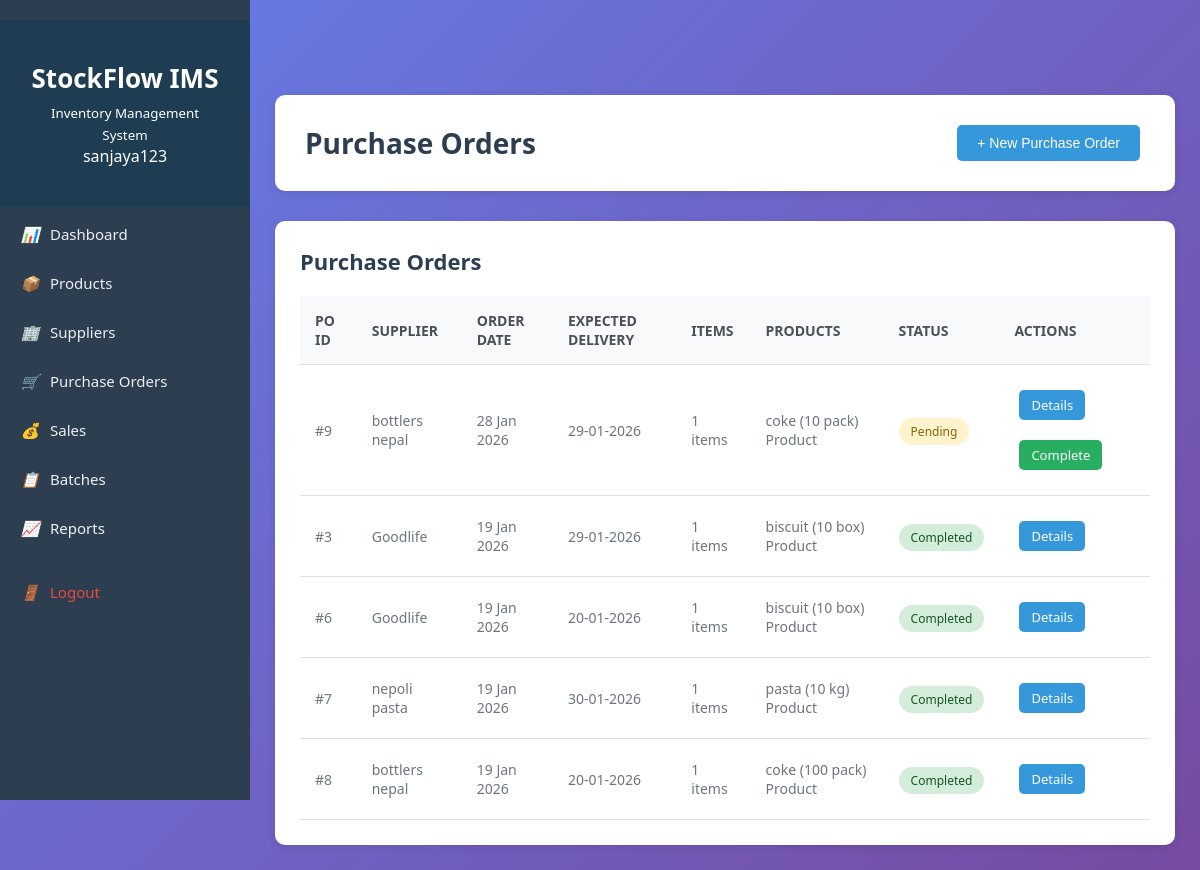
Page /purchases/purchase_orders.php (signed in) on the committed database.
### tables this page shows
CREATE TABLE `purchase_order` (
  `purchase_id` int(11) NOT NULL,
  `supplier_id` int(11) NOT NULL,
  `user_id` int(11) NOT NULL,
  `order_date` date NOT NULL,
  `expected_delivery` date DEFAULT NULL,
  `status` varchar(20) NOT NULL
);

CREATE TABLE `supplier` (
  `supplier_id` int(11) NOT NULL,
  `supplier_name` varchar(100) NOT NULL,
  `supplier_address` text NOT NULL,
  `supplier_phone` varchar(20) NOT NULL,
  `supplier_email` varchar(100) DEFAULT NULL,
  `contact_person` varchar(100) DEFAULT NULL,
  `status` varchar(20) NOT NULL,
  `created_at` date NOT NULL
);

### config/db_config.php (called while the page is built, shortened)
<?php
function formatDate($date) {
    return date('d M Y', strtotime($date));
}

### purchases/purchase_orders.php (the view, shortened to what this page needs)
<?php
require "../config/db_config.php";
$conn = getDBConnection();
$purchase_orders = $conn->query("
    SELECT
        po.purchase_id,
        po.order_date,
        po.expected_delivery,
        po.status,
        s.supplier_name,
        COUNT(pi.purchase_item_id) AS item_count,
        GROUP_CONCAT(CONCAT(p.product_name, ' (', pi.quantity_order, ' ', p.unit, ')') SEPARATOR ', ') AS products_list
    FROM purchase_order po
    LEFT JOIN supplier s ON po.supplier_id = s.supplier_id
    LEFT JOIN purchased_item pi ON po.purchase_id = pi.purchase_id
    LEFT JOIN product p ON pi.product_id = p.product_id
    GROUP BY po.purchase_id
    ORDER BY po.order_date DESC
");
?>
<!DOCTYPE html>
<html lang="en">
<head>
    <link rel="stylesheet" href="../assets/style.css">
</head>
<body>
    <?php include '../includes/sidebar.php'; ?>
    <div class="main-content">
        <div class="header">
            <h1>Purchase Orders</h1>
            <div class="header-actions">
                <button class="btn btn-primary" onclick="openModal()">+ New Purchase Order</button>
            </div>
        </div>
        <div class="table-container">
            <div class="table-header">
                <h2>Purchase Orders</h2>
            </div>
            <?php if ($purchase_orders && $purchase_orders->num_rows > 0): ?>
            <table>
                <thead>
                    <tr>
                        <th>PO ID</th>
                        <th>Supplier</th>
                        <th>Order Date</th>
                        <th>Expected Delivery</th>
                        <th>Items</th>
                         <th>Products</th>
                        <th>Status</th>
                        <th>Actions</th>
                    </tr>
                </thead>
                <tbody>
                    <?php while ($po = $purchase_orders->fetch_assoc()): ?>
                    <tr>
                        <td>#<?php echo $po['purchase_id']; ?></td>
                        <td><?php echo htmlspecialchars($po['supplier_name']); ?></td>
                        <td><?php echo formatDate($po['order_date']); ?></td>
                        <td>
                        <?php
                        if (!empty($po['expected_delivery'])) {
                            echo date('d-m-Y', strtotime($po['expected_delivery']));
                        } else {
                            echo '-';
                        }
                        ?>
                        </td>
                        <td><?php echo $po['item_count']; ?> items</td>
                        <td><?php echo $po['products_list'] ? htmlspecialchars($po['products_list']) : '-'; ?> Product</td>
                        <td>
                            <span class="badge badge-<?php
                                echo $po['status'] == 'completed' ? 'success' :
                                    ($po['status'] == 'pending' ? 'warning' : 'info');
                            ?>">
                                <?php echo ucfirst($po['status']); ?>
                            </span>
                        </td>
                        <td>
                            <a href="purchase_details.php?id=<?php echo $po['purchase_id']; ?>"
                               class="btn btn-primary btn-sm">Details</a>
                            <?php if ($po['status'] != 'completed'): ?>
                            <a href="purchase_orders.php?update_status=<?php echo $po['purchase_id']; ?>&status=completed"
                               class="btn btn-success btn-sm"
                               onclick="return confirm('Mark this purchase order as completed?')">Complete</a>
                            <?php endif; ?>
                        </td>
                    </tr>
                    <?php endwhile; ?>
                </tbody>
            </table>
            <?php else: ?>
            <p style="text-align: center; color: #6c757d; padding: 20px;">No purchase orders yet.</p>
            <?php endif; ?>
        </div>
    </div>
</body>
</html>

### assets/style.css (style rules this page uses)
:root { --login-primary: #2c3e50; --login-secondary: #3498db; }
body { font-family: Arial, sans-serif; background-color: #f1f1f1; text-align: center; padding-top: 50px; }
button, .btn { padding: 10px 20px; margin: 10px 5px; background-color: #4CAF50; border: none; color: white; border-radius: 5px; cursor: pointer; text-decoration: none; }
* { margin: 0; padding: 0; box-sizing: border-box; }
body { font-family: 'Segoe UI', Tahoma, Geneva, Verdana, sans-serif; background: linear-gradient(135deg, #667eea 0%, #764ba2 100%); min-height: 100vh; color: #333; }
.main-content { margin-left: 250px; padding: 25px; min-height: 100vh; padding-top: 45px; }
.header { background: white; padding: 20px 30px; border-radius: 10px; box-shadow: 0 2px 10px rgba(0, 0, 0, 0.1); margin-bottom: 30px; display: flex; justify-content: space-between; align-items: center; }
.header h1 { color: #2c3e50; font-size: 28px; }
.header-actions { display: flex; gap: 15px; align-items: center; }
.table-container { background: white; padding: 25px; border-radius: 10px; box-shadow: 0 2px 10px rgba(0, 0, 0, 0.1); overflow-x: auto; }
.table-header { display: flex; justify-content: space-between; align-items: center; margin-bottom: 20px; }
.table-header h2 { color: #2c3e50; font-size: 22px; }
table { width: 100%; border-collapse: collapse; }
thead { background: #f8f9fa; }
th, td { padding: 15px; text-align: left; border-bottom: 1px solid #dee2e6; }
th { font-weight: 600; color: #495057; font-size: 14px; text-transform: uppercase; }
td { color: #6c757d; font-size: 14px; }
.btn { padding: 10px 20px; border: none; border-radius: 5px; cursor: pointer; font-size: 14px; font-weight: 500; text-decoration: none; display: inline-block; transition: all 0.3s; }
.btn-primary { background: #3498db; color: white; }
.btn-success { background: #27ae60; color: white; }
.btn-sm { padding: 6px 12px; font-size: 13px; }
.badge { padding: 5px 12px; border-radius: 15px; font-size: 12px; font-weight: 500; }
.badge-success { background: #d4edda; color: #155724; }
.badge-warning { background: #fff3cd; color: #856404; }

### rows in the picture
purchase_order: purchase_id "9", supplier.supplier_name "bottlers nepal", order_date "28 Jan 2026", expected_delivery "29-01-2026", item_count "1", products_list "coke (10 pack)", status "Pending"
purchase_order: purchase_id "3", supplier.supplier_name "Goodlife", order_date "19 Jan 2026", expected_delivery "29-01-2026", item_count "1", products_list "biscuit (10 box)", status "Completed"
purchase_order: purchase_id "6", supplier.supplier_name "Goodlife", order_date "19 Jan 2026", expected_delivery "20-01-2026", item_count "1", products_list "biscuit (10 box)", status "Completed"
purchase_order: purchase_id "7", supplier.supplier_name "nepoli pasta", order_date "19 Jan 2026", expected_delivery "30-01-2026", item_count "1", products_list "pasta (10 kg)", status "Completed"
purchase_order: purchase_id "8", supplier.supplier_name "bottlers nepal", order_date "19 Jan 2026", expected_delivery "20-01-2026", item_count "1", products_list "coke (100 pack)", status "Completed"

### other values in the picture
$_SESSION['username'] "sanjaya123"
